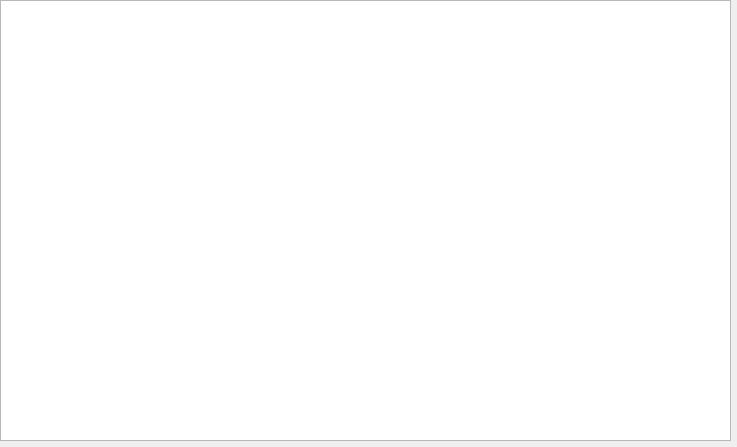
<?xml version="1.0" encoding="UTF-8"?>
<ui version="4.0">
 <class>Dialog</class>
 <widget class="QDialog" name="Dialog">
  <property name="geometry">
   <rect>
    <x>0</x>
    <y>0</y>
    <width>737</width>
    <height>447</height>
   </rect>
  </property>
  <property name="windowTitle">
   <string>Dialog</string>
  </property>
  <widget class="QTableView" name="tableView">
   <property name="geometry">
    <rect>
     <x>0</x>
     <y>0</y>
     <width>731</width>
     <height>441</height>
    </rect>
   </property>
  </widget>
 </widget>
 <resources/>
 <connections/>
</ui>
